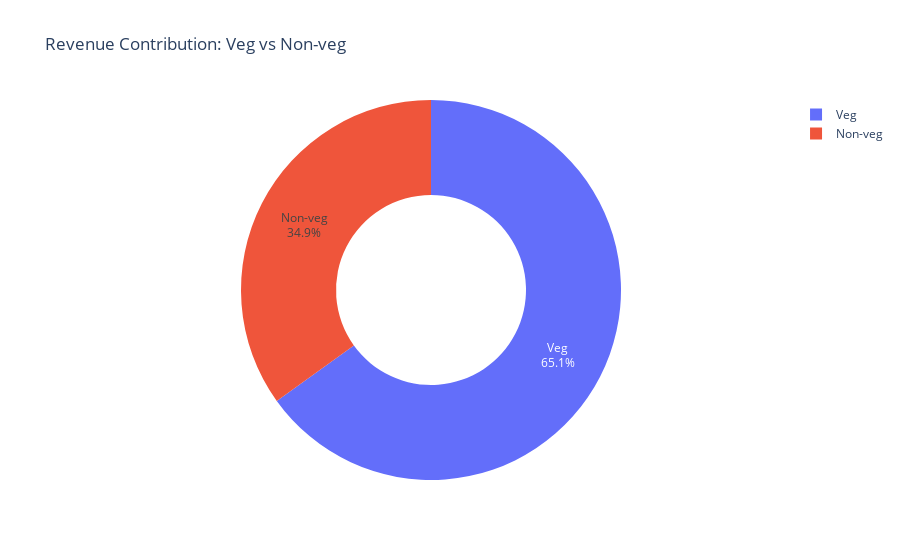

Notebook code for this chart:
### Code cell
import plotly.express as px

fig = px.pie(
    food_revenue,
    values="Price (INR)",
    names="Food Category",
    hole=0.5,
    title="Revenue Contribution: Veg vs Non-veg"
)

fig.update_traces(textinfo="percent+label")

fig.show()

### Figure 1 — Plotly figure (JSON) as saved in the notebook; plotly's stock layout.template omitted (floating-point values rounded to 4 significant figures)
{"data": [{"domain": {"x": [0, 1], "y": [0, 1]}, "hole": 0.5, "hovertemplate": "Food Category=%{label}<br>Price (INR)=%{value}<extra></extra>", "labels": ["Non-veg", "Veg"], "legendgroup": "", "name": "", "showlegend": true, "textinfo": "percent+label", "type": "pie", "values": [18510000.0, 34500000.0]}], "layout": {"legend": {"tracegroupgap": 0}, "title": {"text": "Revenue Contribution: Veg vs Non-veg"}}}
